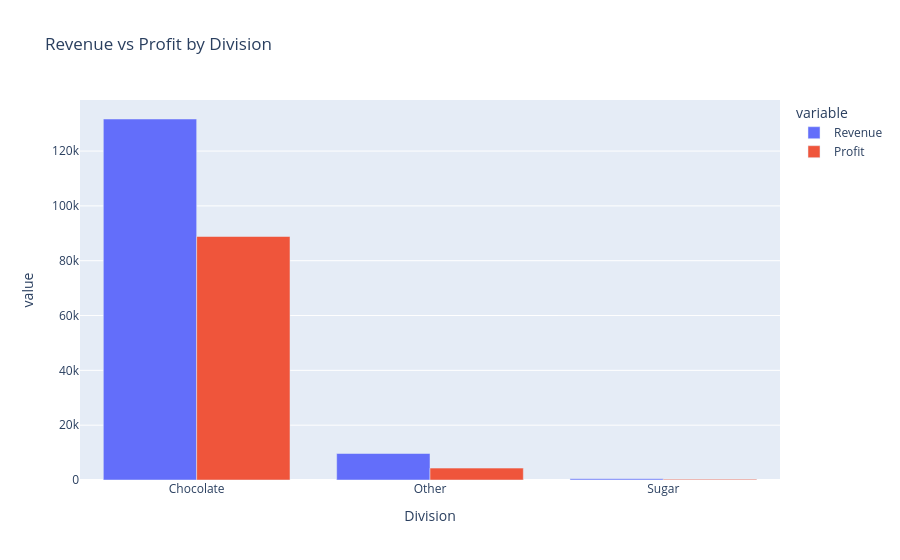

Notebook code for this chart:
### Code cell
fig = px.bar(
    division_analysis,
    x="Division",
    y=["Revenue", "Profit"],
    barmode="group",
    title="Revenue vs Profit by Division"
)

fig.show()

### Figure 1 — Plotly figure (JSON) as saved in the notebook; plotly's stock layout.template omitted (floating-point values rounded to 4 significant figures)
{"data": [{"alignmentgroup": "True", "hovertemplate": "variable=Revenue<br>Division=%{x}<br>value=%{y}<extra></extra>", "legendgroup": "Revenue", "marker": {"color": "#636efa", "pattern": {"shape": ""}}, "name": "Revenue", "offsetgroup": "Revenue", "orientation": "v", "showlegend": true, "textposition": "auto", "type": "bar", "x": ["Chocolate", "Other", "Sugar"], "xaxis": "x", "y": [131700.0, 9663.0, 427.5], "yaxis": "y"}, {"alignmentgroup": "True", "hovertemplate": "variable=Profit<br>Division=%{x}<br>value=%{y}<extra></extra>", "legendgroup": "Profit", "marker": {"color": "#EF553B", "pattern": {"shape": ""}}, "name": "Profit", "offsetgroup": "Profit", "orientation": "v", "showlegend": true, "textposition": "auto", "type": "bar", "x": ["Chocolate", "Other", "Sugar"], "xaxis": "x", "y": [88820.0, 4333.0, 284.7], "yaxis": "y"}], "layout": {"barmode": "group", "legend": {"title": {"text": "variable"}, "tracegroupgap": 0}, "title": {"text": "Revenue vs Profit by Division"}, "xaxis": {"anchor": "y", "domain": [0, 1], "title": {"text": "Division"}}, "yaxis": {"anchor": "x", "domain": [0, 1], "title": {"text": "value"}}}}
